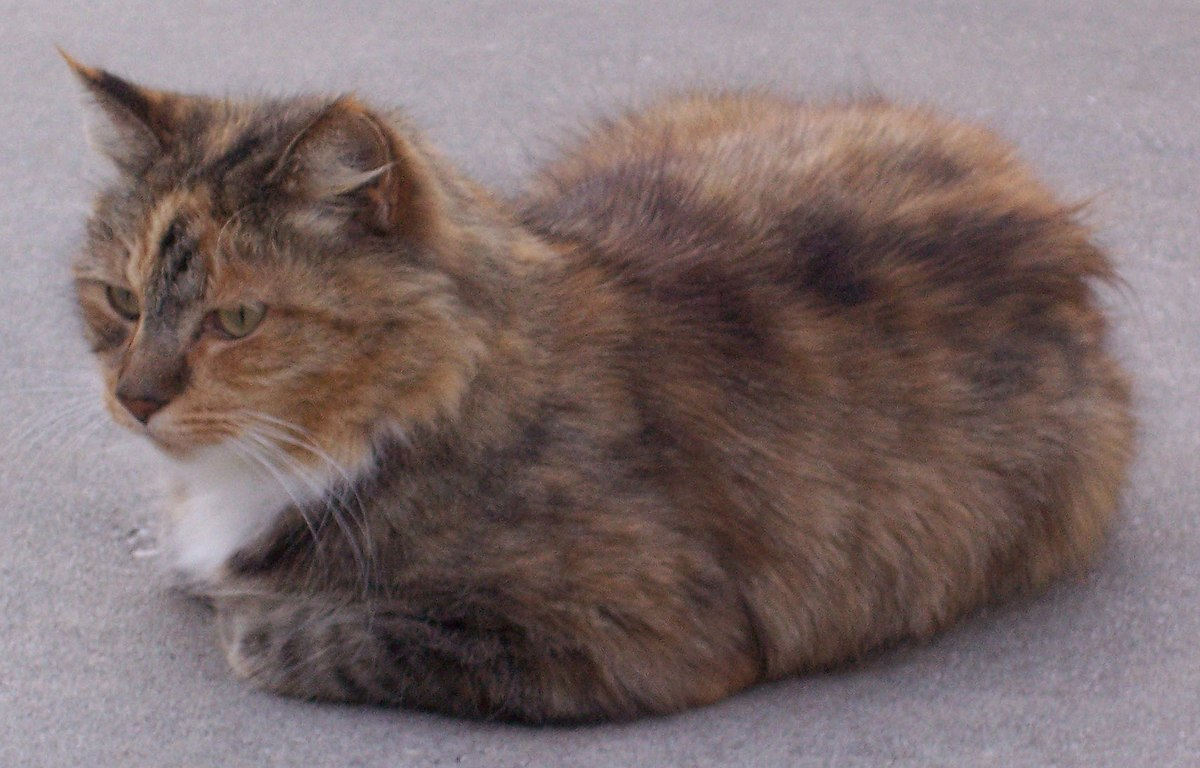
#> input picture Exercise 3/images/cat_loaf.jpg, 1200 x 768 px, found by its file name
$ python exercise3.py
#> lines starting #> are read from the running program, lines starting #| are printed output that depends on the picture
import numpy as np
import cv2

# Array for Clicking position
ref_pt_src = []
ref_pt_dst = []

# Function for clicking on the 1st image
# [22 lines left out: functions clickSrc, clickDst, not called in this run]

# Function for Calculating an image with a full kernel
def convolution_with_opencv(image, kernel):
    kernel = cv2.flip(kernel, -1)
    ddepth = -1
    output = cv2.filter2D(image, ddepth, kernel)
    return output


# Calculation based on our Own Tutorial convolution_with_opencv()
def hybrid_with_kernel_solution(img_1, img_2, kernelSize, _sigma):
    #Gaussian Kernel
    kernel1D1 = cv2.getGaussianKernel(kernelSize, _sigma)
    kernel1 = np.transpose(kernel1D1) * kernel1D1

    #Unit Impulse Kernel
    kernel1D2 = cv2.getGaussianKernel(kernelSize, 0.9)
    kernel2 = np.transpose(kernel1D2) * kernel1D2

    #Laplacian Kernel
    kernel3 = cv2.subtract(kernel1,kernel2)

    img_1 = convolution_with_opencv(img_1,kernel1)
    img_2 = convolution_with_opencv(img_2,kernel3)

    #Adding Together
    img_3 = cv2.add(img_1,img_2)

    return img_1, img_2, img_3

# Calculation based on our Own Tutorial convolution_with_opencv(), as well as a premade Laplacian Kernel
# [47 lines left out: functions hybrid_with_premade_kernel, hybrid_with_premade_functions, hybrid_with_adjusted_functions, hybrid_with_adjusted_functions_and_brightness, not called in this run]


# Load image and resize for better display
img1 = cv2.imread('Exercise 3\\images\\cat_loaf.jpg', cv2.IMREAD_COLOR)
#> img1 is the input picture: shape (768, 1200, 3); mean B, G, R 108.4, 108.6, 124.9
rows, cols , dims= img1.shape
#> rows = 768; cols = 1200; dims = 3
rows = 400
cols = 400
img1 = cv2.resize(img1, (cols, rows), interpolation=cv2.INTER_CUBIC)
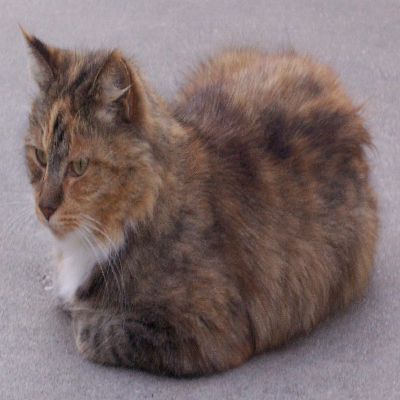
#> img1: shape (400, 400, 3); mean B, G, R 108.4, 108.6, 125

img2 = cv2.imread('Exercise 3\\images\\bread_loaf.jpg', cv2.IMREAD_COLOR)
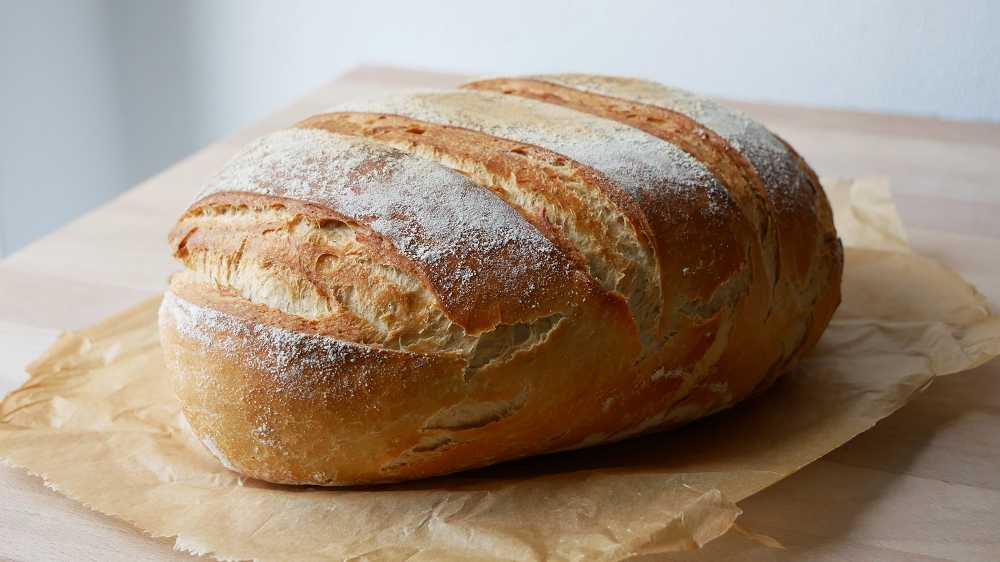
#> input picture Exercise 3/images/bread_loaf.jpg, 1000 x 562 px, found by its file name
#> img2 is the input picture: shape (562, 1000, 3); mean B, G, R 123.6, 141.7, 159.9
img2 = cv2.resize(img2, (cols, rows), interpolation=cv2.INTER_CUBIC)
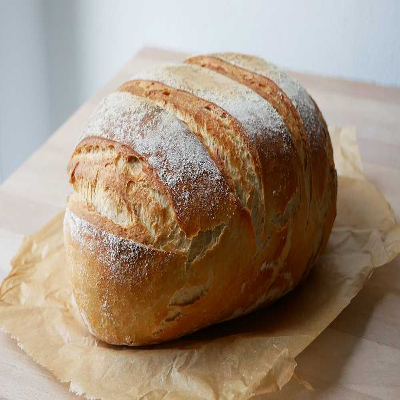
#> img2: shape (400, 400, 3); mean B, G, R 123.6, 141.6, 159.9

# Varibale to select the type of laplacian and gaussian calculation
calcType = 0

# Colorarray for the circles
colors = [(255,0,0),(0,255,0),(0,0,255),(255,0,0),(0,255,0),(0,0,255)]
colorSelection1 = 0
colorSelection2 = 0

# Window Setup
cv2.namedWindow('Original 1 with Input')
cv2.setMouseCallback('Original 1 with Input', clickSrc)
cv2.namedWindow('Original 2 with Input')
cv2.setMouseCallback('Original 2 with Input', clickDst)


# Sigma and KernelSize for calculations
sigma = 6
kernel_size = 15

# Names of the caculation types
calcTypeNames = ["hybrid_with_kernel_solution","hybrid_with_premade_kernel","hybrid_with_premade_functions","hybrid_with_adjusted_functions","hybrid_with_adjusted_functions_and_brightness"]

img2_transform = img2.copy()
computationDone = False
while True:

    # Copy of all needed Images
    img1_copy = img1.copy()
    img2_copy = img2_transform.copy()
    img1_circle = img1.copy()
    img2_circle = img2.copy()

    # Forces 3 circles
    if(len(ref_pt_src) > 3):
        ref_pt_src.pop(0)
        computationDone = False

    if(len(ref_pt_dst) > 3):
        ref_pt_dst.pop(0)
        computationDone = False

    # Draws 3 circles
    for i in range(len(ref_pt_src)):
        cv2.circle(img1_circle, ref_pt_src[i], 4, colors[i+(colorSelection1%3)], 2)
    for i in range(len(ref_pt_dst)):
        cv2.circle(img2_circle, ref_pt_dst[i], 4, colors[i+(colorSelection2%3)], 2)


    # Computes transform
    if not(computationDone) and (len(ref_pt_src) == 3 and len(ref_pt_dst) == 3):
        T_affine = cv2.getAffineTransform(np.float32(ref_pt_dst), np.float32(ref_pt_src))
        img2_transform = cv2.warpAffine(img2.copy(), T_affine, (cols, rows))
        computationDone = True


    # Decides the type of calculation to be used
    if calcType == 0:
        gausImg, lapImg, hydridImg = hybrid_with_kernel_solution(img1_copy.copy(),img2_copy.copy(),kernel_size,sigma)
#> in hybrid_with_kernel_solution, `kernel1D1 = cv2.getGaussianKernel(kernelSize, _sigma)`: kernel1D1 = [0.0427, 0.0511, 0.0595, 0.0675, 0.0743, 0.0797, 0.0831, 0.0842, 0.0831, 0.0797, 0.0743, 0.0675, 0.0595, 0.0511, 0.0427]
#> in hybrid_with_kernel_solution, `kernel1D2 = cv2.getGaussianKernel(kernelSize, 0.9)`: kernel1D2 = [3.24e-14, 9.9e-11, 8.8e-08, 2.28e-05, 0.00171, 0.0375, 0.239, 0.443, 0.239, 0.0375, 0.00171, 2.28e-05, 8.8e-08, 9.9e-11, 3.24e-14]
#> in convolution_with_opencv, `output = cv2.filter2D(image, ddepth, kernel)`:
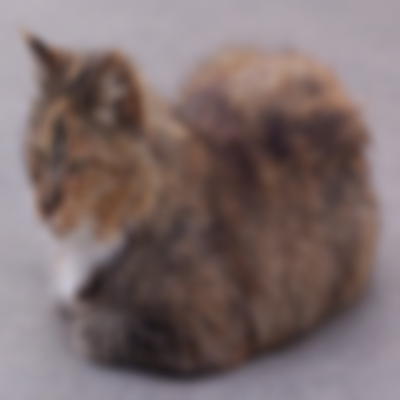
#> output: shape (400, 400, 3); mean of channels 0, 1, 2 108.4, 108.6, 124.9; drawn as B, G, R
#> in convolution_with_opencv (call 2), `output = cv2.filter2D(image, ddepth, kernel)`:
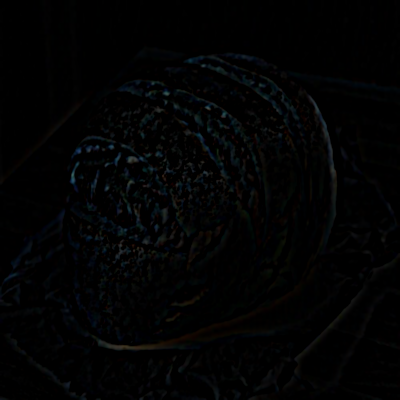
#> output: shape (400, 400, 3); mean of channels 0, 1, 2 3, 2.6, 2.2; drawn as B, G, R
#> in hybrid_with_kernel_solution, `img_3 = cv2.add(img_1,img_2)`:
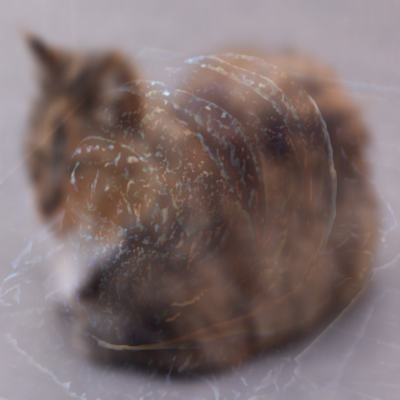
#> img_3: shape (400, 400, 3); mean of channels 0, 1, 2 111.4, 111.2, 127.1; drawn as B, G, R

    elif calcType == 1:
        gausImg, lapImg, hydridImg = hybrid_with_premade_kernel(img1_copy.copy(),img2_copy.copy(),kernel_size,sigma)

    elif calcType == 2:
        gausImg, lapImg, hydridImg = hybrid_with_premade_functions(img1_copy.copy(),img2_copy.copy(),kernel_size,sigma)

    elif calcType == 3:
        gausImg, lapImg, hydridImg = hybrid_with_adjusted_functions(img1_copy.copy(),img2_copy.copy(),kernel_size,sigma)

    elif calcType == 4:
        gausImg, lapImg, hydridImg = hybrid_with_adjusted_functions_and_brightness(img1_copy.copy(),img2_copy.copy(),kernel_size,sigma)


    # Displaying the different images
    cv2.imshow("Original 1 with Input",img1_circle)
    cv2.imshow("Original 2 with Input",img2_circle)
    cv2.imshow("Transformed Image 2",img2_copy)
    cv2.imshow("Gaus",gausImg)
    cv2.imshow("Laplacian",lapImg)
    cv2.imshow("Hybrid",hydridImg)
    cv2.imshow("Hybrid Small",cv2.resize(hydridImg, (cols//2, rows//2), interpolation=cv2.INTER_CUBIC))

    key = cv2.waitKey(1) & 0xFF
#> (key q is pressed here)

    # if the 'r' key is pressed, reset the transformation
    if key == ord("r"):
        img2_transform = img2.copy()
        ref_pt_src = []
        ref_pt_dst = []
        computationDone = False

    #   if the 'w' key is pressed, loop through the calculation types
    if key == ord("w"):
        calcType = calcType+1
        if calcType > 4:
            calcType = 0
        print(calcTypeNames[calcType])

    if key == ord("t"):
        cv2.imwrite("Hybrid3.jpg",hydridImg)

    # if the 'q' key is pressed, break from the loop
    elif key == ord("q"):
        break
